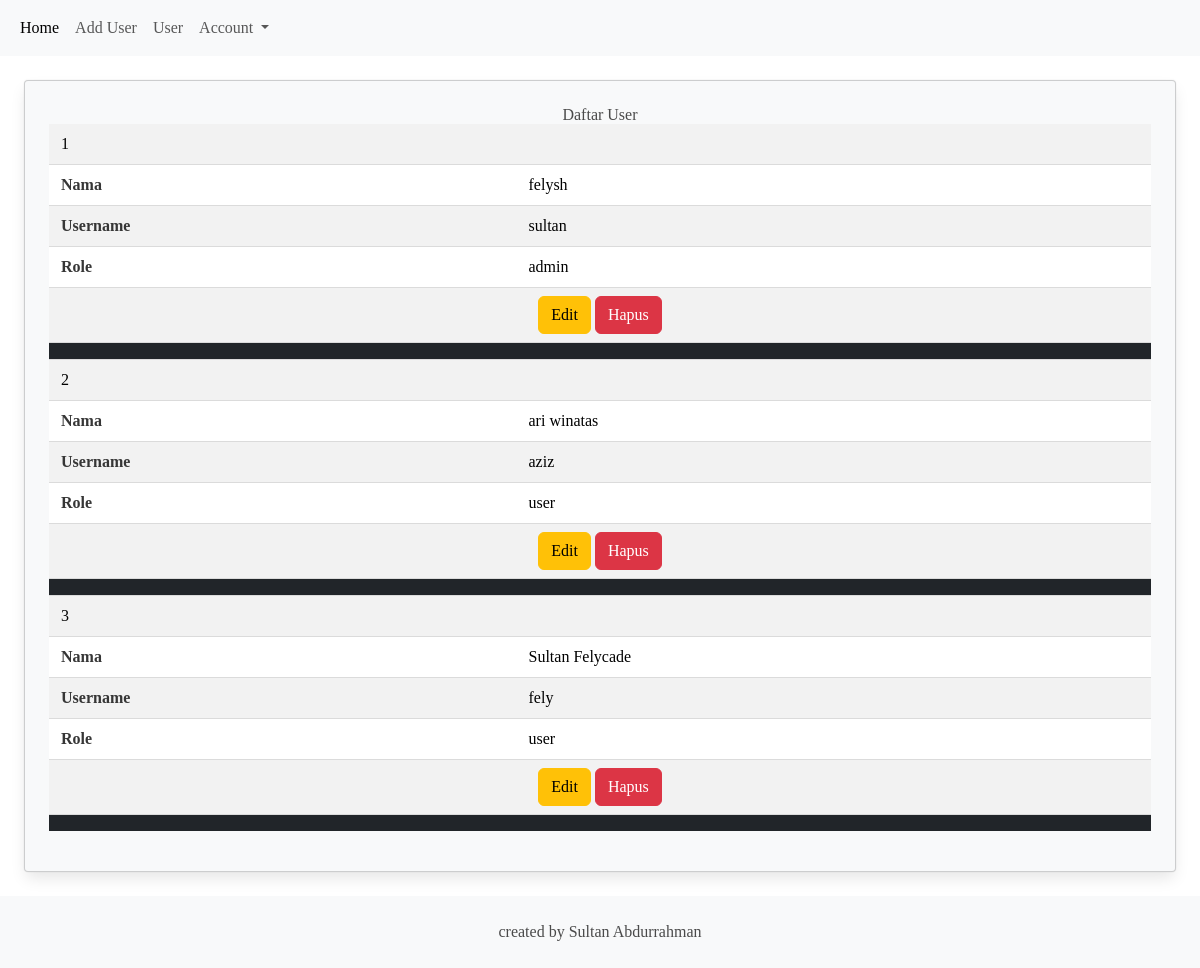
/dashboard/admin/user.php (signed in), run on the app's committed database.
### tables this page shows
CREATE TABLE IF NOT EXISTS `user` (
  `id` int(11) NOT NULL AUTO_INCREMENT,
  `nama` varchar(225) DEFAULT NULL,
  `username` varchar(100) DEFAULT NULL,
  `password` varchar(100) DEFAULT NULL,
  `role` enum('admin','user') DEFAULT NULL,
  PRIMARY KEY (`id`),
  UNIQUE KEY `unique_username` (`username`)
);

### dashboard/admin/user.php (the view, shortened to what this page needs)
<?php
include '../../config/koneksi.php';
include '../../layout/header.php';
$query = "SELECT * FROM user";
$result = mysqli_query($conn, $query);
?>
<main>
    <div class="card bg-light m-5 p-5">
        <h2 class="text-center">Daftar User</h2>
        <table class="table table-striped">
            <tbody>
              <?php $i = 1; while ($row = mysqli_fetch_assoc($result)) { ?>
                <tr>
                    <td colspan="2"><?php echo $i; ?></td>
                </tr>
                <tr>
                    <th>Nama</th>
                    <td><?php echo $row['nama']; ?></td>
                </tr>
                <tr>
                    <th>Username</th>
                    <td><?php echo $row['username']; ?></td>
                </tr>
                <tr>
                    <th>Role</th>
                    <td><?php echo $row['role']; ?></td>
                </tr>
                <tr>
                    <td colspan="2" class="text-center">
                        <a href="editUser.php?id=<?php echo $row['id']; ?>" class="btn btn-warning">Edit</a>
                        <a href="deleteUser.php?id=<?php echo $row['id']; ?>" onclick="deleteData(event)"  class="btn btn-danger">Hapus</a>
                    </td>
                </tr>
                <tr><td colspan="2" class="bg-dark"></td></tr>
                <?php $i++; } ?>
            </tbody>
        </table>
    </div>
</main>
<?php include '../../layout/footer.php' ?>

### layout/header.php (style rules this page uses)
body { font-family: 'Playfair Display', serif; font-weight: 400; }

### data on the page
user: nama "felysh", username "sultan", role "admin"
user: nama "ari winatas", username "aziz", role "user"
user: nama "Sultan Felycade", username "fely", role "user"
